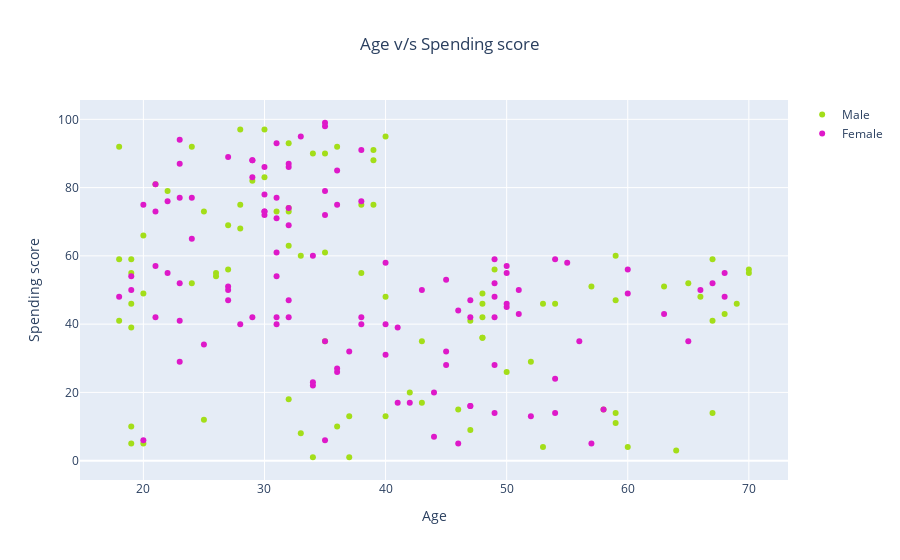

The code cell stored with this chart in its notebook:
### Markdown cell above
Conclusion: Young customers spend more and have high Spending score

### Code cell
male = df[df['Gender'].isin(['Male'])]
female = df[df['Gender'].isin(['Female'])]

trace1 = go.Scatter(
    x = male['Age'],
    y = male['Spending Score'],
    name = 'Male',
    mode = 'markers',
    marker = dict(color = '#A3DE19  ')
    )

trace2 = go.Scatter(
    x = female['Age'],
    y = female['Spending Score'],
    name = 'Female',
    mode = 'markers',
    marker = dict(color = '#DE19C9  ')
    )

layout = go.Layout(
    title = 'Age v/s Spending score',
    title_x = 0.5,
    xaxis = dict(title = 'Age'),
    yaxis = dict(title = 'Spending score')
    )


data = [trace1,trace2]

fig = go.Figure(data = data,layout = layout)
iplot(fig)

### Figure 1 — Plotly figure (JSON) as saved in the notebook; plotly's stock layout.template omitted (floating-point values rounded to 4 significant figures)
{"data": [{"marker": {"color": "#A3DE19  "}, "mode": "markers", "name": "Male", "type": "scatter", "x": [19, 21, 64, 67, 37, 22, 20, 52, 35, 25, 31, 29, 35, 60, 53, 18, 24, 48, 33, 59, 47, 69, 53, 70, 19, 63, 18, 19, 70, 59, 26, 40, 57, 38, 67, 48, 18, 48, 24, 48, 20, 67, 26, 49, 54, 68, 66, 65, 19, 27, 39, 43, 40, 59, 38, 47, 39, 20, 32, 19, 32, 25, 28, 48, 34, 43, 39, 37, 34, 19, 50, 42, 32, 40, 28, 36, 36, 58, 27, 59, 35, 46, 30, 28, 33, 32, 32, 30], "y": [39, 81, 3, 14, 13, 79, 66, 29, 35, 73, 73, 82, 61, 4, 4, 92, 92, 36, 60, 60, 41, 46, 46, 56, 55, 51, 59, 59, 55, 47, 54, 48, 51, 55, 41, 46, 41, 49, 52, 42, 49, 59, 55, 56, 46, 43, 48, 52, 46, 56, 91, 35, 95, 11, 75, 9, 75, 5, 73, 10, 93, 12, 97, 36, 90, 17, 88, 1, 1, 5, 26, 20, 63, 13, 75, 10, 92, 15, 69, 14, 90, 15, 97, 68, 8, 74, 18, 83]}, {"marker": {"color": "#DE19C9  "}, "mode": "markers", "name": "Female", "type": "scatter", "x": [20, 23, 31, 22, 35, 23, 30, 35, 58, 24, 35, 35, 46, 54, 45, 40, 23, 21, 49, 21, 42, 30, 36, 20, 65, 31, 49, 24, 50, 27, 29, 31, 49, 31, 50, 51, 27, 67, 54, 43, 68, 32, 47, 60, 60, 45, 23, 49, 46, 21, 55, 22, 34, 50, 68, 40, 32, 47, 27, 23, 49, 21, 66, 19, 38, 18, 19, 63, 49, 51, 50, 38, 40, 23, 31, 25, 31, 29, 44, 35, 57, 28, 32, 32, 34, 44, 38, 47, 27, 30, 30, 56, 29, 31, 36, 33, 36, 52, 30, 37, 32, 29, 41, 54, 41, 36, 34, 32, 38, 47, 35, 45], "y": [6, 77, 40, 76, 6, 94, 72, 99, 15, 77, 35, 98, 5, 14, 32, 31, 87, 73, 14, 81, 17, 73, 26, 75, 35, 61, 28, 65, 55, 47, 42, 42, 52, 54, 45, 50, 51, 52, 59, 50, 48, 47, 42, 49, 56, 53, 52, 42, 44, 57, 58, 55, 60, 46, 55, 40, 42, 47, 50, 41, 48, 42, 50, 54, 42, 48, 50, 43, 59, 43, 57, 40, 58, 29, 77, 34, 71, 88, 7, 72, 5, 40, 87, 74, 22, 20, 76, 16, 89, 78, 73, 35, 83, 93, 75, 95, 27, 13, 86, 32, 86, 88, 39, 24, 17, 85, 23, 69, 91, 16, 79, 28]}], "layout": {"title": {"text": "Age v/s Spending score", "x": 0.5}, "xaxis": {"title": {"text": "Age"}}, "yaxis": {"title": {"text": "Spending score"}}}}
